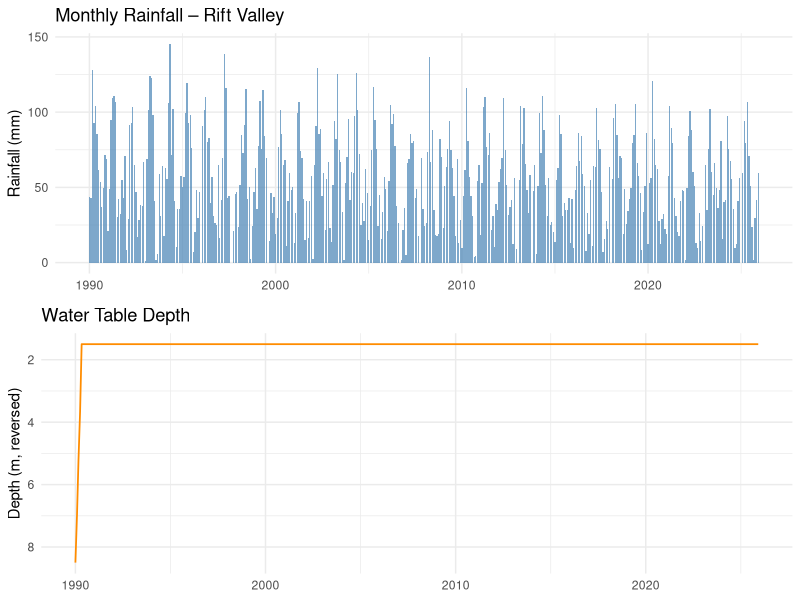
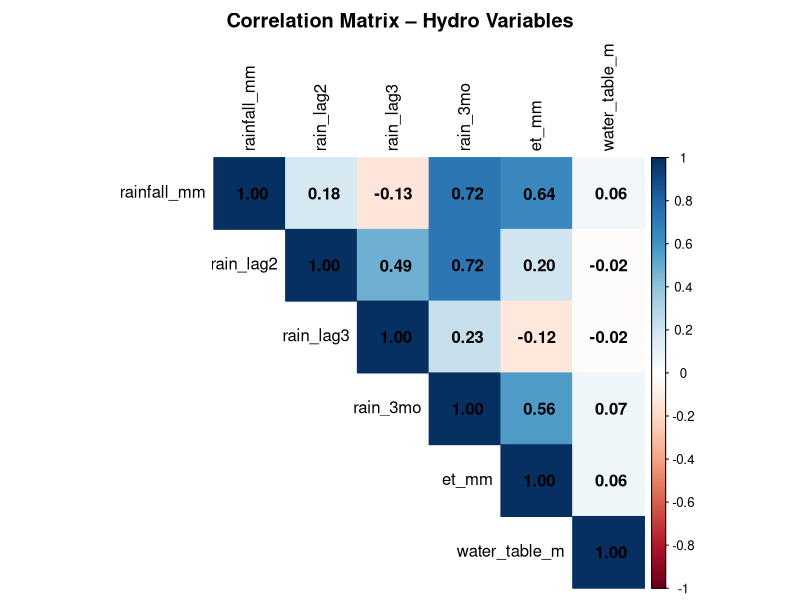
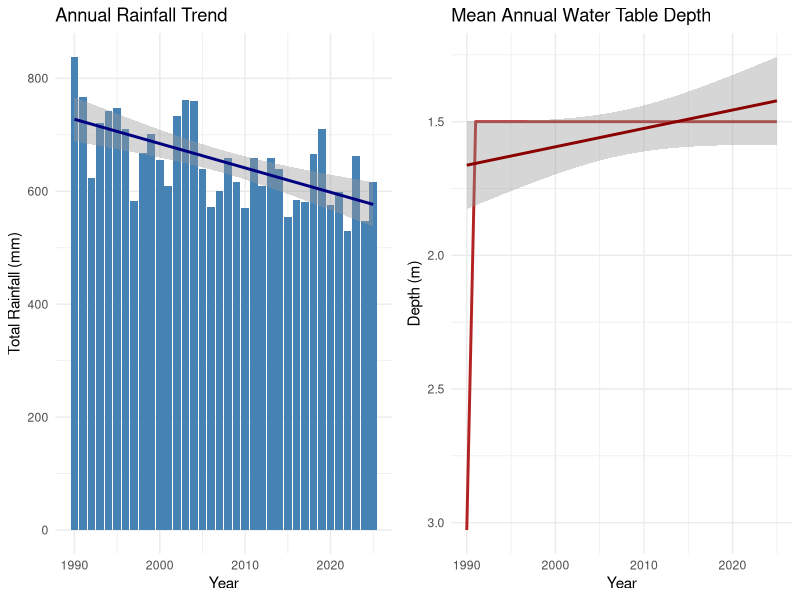
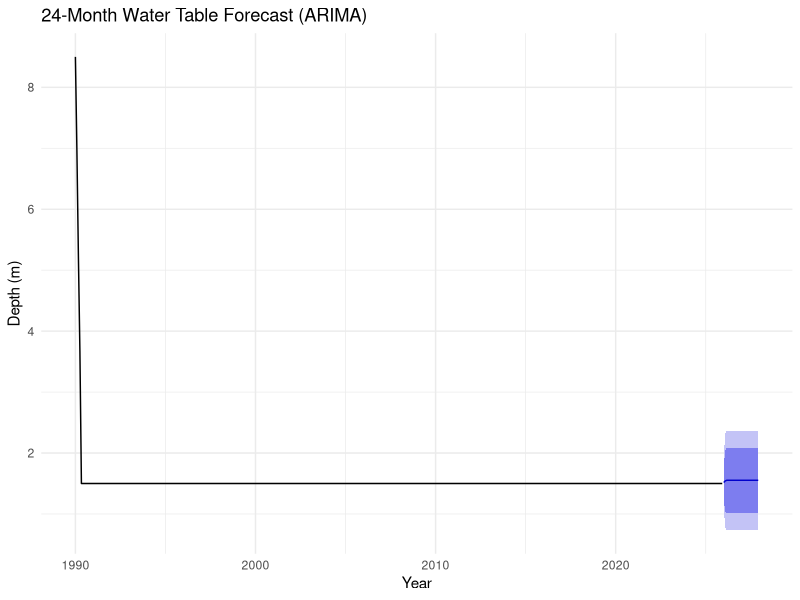

Write the R code that produced these figures, in order.
# rift-valley-hydro-analysis-20260624
# Statistical modeling of water table levels and rainfall correlation
# in the Rift Valley region

# ── 0. Dependencies ────────────────────────────────────────────────────────────
required_pkgs <- c("ggplot2", "dplyr", "tidyr", "lubridate",
                   "corrplot", "forecast", "tseries", "gridExtra")

install_if_missing <- function(pkg) {
  if (!requireNamespace(pkg, quietly = TRUE)) install.packages(pkg, repos = "https://cloud.r-project.org")
}
invisible(lapply(required_pkgs, install_if_missing))

library(ggplot2)
library(dplyr)
library(tidyr)
library(lubridate)
library(corrplot)
library(forecast)
library(tseries)
library(gridExtra)

set.seed(20260624)

# ── 1. Simulate Rift Valley hydro data (1990-2025) ─────────────────────────────
months_seq <- seq(as.Date("1990-01-01"), as.Date("2025-12-01"), by = "month")
n <- length(months_seq)

# Seasonal rainfall (mm) – bimodal East African pattern (Mar-May, Oct-Dec)
month_num <- month(months_seq)
rainfall_seasonal <- 60 + 45 * sin((month_num - 3) * pi / 5) +
                         30 * sin((month_num - 9) * pi / 4)
rainfall_trend    <- seq(0, -12, length.out = n)          # mild drying trend
rainfall_noise    <- rnorm(n, 0, 18)
rainfall          <- pmax(rainfall_seasonal + rainfall_trend + rainfall_noise, 0)

# Water table depth (m below surface) – higher depth = lower table
# Responds to rainfall with 2-month lag; long-term decline
water_table <- numeric(n)
water_table[1] <- 8.5
for (i in seq(2, n)) {
  lag_rain <- if (i > 2) rainfall[i - 2] else rainfall[1]
  water_table[i] <- 0.92 * water_table[i - 1] -
                    0.018 * lag_rain +
                    0.004 * (i / 12) +        # long-term decline
                    rnorm(1, 0, 0.25)
}
water_table <- pmax(water_table, 1.5)

# Evapotranspiration proxy (mm)
et <- 90 + 25 * sin((month_num - 1) * pi / 6) + rnorm(n, 0, 8)

hydro_df <- tibble(
  date         = months_seq,
  year         = year(months_seq),
  month        = month_num,
  rainfall_mm  = round(rainfall, 1),
  water_table_m= round(water_table, 3),
  et_mm        = round(et, 1)
) %>%
  mutate(rain_lag2 = lag(rainfall_mm, 2),
         rain_lag3 = lag(rainfall_mm, 3),
         rain_3mo  = zoo::rollmean(rainfall_mm, 3, fill = NA, align = "right"))

# ── 2. Summary statistics ──────────────────────────────────────────────────────
cat("\n=== Rift Valley Hydro Analysis ===\n")
cat(sprintf("Period      : %s to %s\n", min(hydro_df$date), max(hydro_df$date)))
cat(sprintf("Observations: %d monthly records\n", n))
cat("\n--- Rainfall (mm) ---\n")
print(summary(hydro_df$rainfall_mm))
cat("\n--- Water Table Depth (m) ---\n")
print(summary(hydro_df$water_table_m))

# ── 3. Correlation analysis ────────────────────────────────────────────────────
clean_df <- hydro_df %>% drop_na()
cor_matrix <- cor(clean_df %>% select(rainfall_mm, rain_lag2, rain_lag3,
                                       rain_3mo, et_mm, water_table_m))
cat("\n--- Pearson Correlation Matrix ---\n")
print(round(cor_matrix, 3))

# ── 4. Linear regression model ────────────────────────────────────────────────
model_lm <- lm(water_table_m ~ rain_lag2 + rain_3mo + et_mm +
                 I(as.numeric(date)),
               data = clean_df)
cat("\n--- Linear Regression Summary ---\n")
print(summary(model_lm))

# ── 5. Annual aggregation ──────────────────────────────────────────────────────
annual_df <- hydro_df %>%
  group_by(year) %>%
  summarise(total_rainfall  = sum(rainfall_mm, na.rm = TRUE),
            mean_wt         = mean(water_table_m, na.rm = TRUE),
            min_wt          = min(water_table_m, na.rm = TRUE),
            .groups = "drop")

# Pearson correlation between annual rainfall and mean water table
anno_cor <- cor.test(annual_df$total_rainfall, annual_df$mean_wt)
cat(sprintf("\nAnnual rainfall vs water-table depth: r = %.3f, p = %.4f\n",
            anno_cor$estimate, anno_cor$p.value))

# ── 6. ARIMA forecast on water table ──────────────────────────────────────────
wt_ts <- ts(hydro_df$water_table_m, start = c(1990, 1), frequency = 12)
adf_result <- adf.test(wt_ts, alternative = "stationary")
cat(sprintf("\nADF test p-value: %.4f (%s)\n", adf_result$p.value,
            ifelse(adf_result$p.value < 0.05, "stationary", "non-stationary")))

arima_fit  <- auto.arima(wt_ts, seasonal = TRUE, stepwise = TRUE, approximation = TRUE)
wt_forecast <- forecast(arima_fit, h = 24)
cat("\n--- ARIMA Model ---\n")
print(arima_fit)

# ── 7. Visualisations ─────────────────────────────────────────────────────────
dir.create("figures", showWarnings = FALSE)

# 7a. Time series overview
p1 <- ggplot(hydro_df, aes(date, rainfall_mm)) +
  geom_col(fill = "steelblue", alpha = 0.7) +
  labs(title = "Monthly Rainfall – Rift Valley", x = NULL, y = "Rainfall (mm)") +
  theme_minimal()

p2 <- ggplot(hydro_df, aes(date, water_table_m)) +
  geom_line(colour = "darkorange", linewidth = 0.6) +
  scale_y_reverse() +
  labs(title = "Water Table Depth", x = NULL, y = "Depth (m, reversed)") +
  theme_minimal()

ggsave("figures/01_timeseries.png",
       plot = grid.arrange(p1, p2, nrow = 2), width = 12, height = 7, dpi = 150)

# 7b. Correlation heatmap
png("figures/02_correlation.png", width = 800, height = 700)
corrplot(cor_matrix, method = "color", type = "upper",
         addCoef.col = "black", tl.col = "black",
         title = "Correlation Matrix – Hydro Variables", mar = c(0,0,2,0))
dev.off()

# 7c. Annual totals & water table trend
p3 <- ggplot(annual_df, aes(year, total_rainfall)) +
  geom_col(fill = "steelblue") +
  geom_smooth(method = "lm", se = TRUE, colour = "navy") +
  labs(title = "Annual Rainfall Trend", x = "Year", y = "Total Rainfall (mm)") +
  theme_minimal()

p4 <- ggplot(annual_df, aes(year, mean_wt)) +
  geom_line(colour = "firebrick", linewidth = 1) +
  geom_smooth(method = "lm", se = TRUE, colour = "darkred") +
  scale_y_reverse() +
  labs(title = "Mean Annual Water Table Depth", x = "Year", y = "Depth (m)") +
  theme_minimal()

ggsave("figures/03_annual_trends.png",
       plot = grid.arrange(p3, p4, nrow = 1), width = 12, height = 5, dpi = 150)

# 7d. ARIMA forecast plot
png("figures/04_arima_forecast.png", width = 1000, height = 500)
autoplot(wt_forecast) +
  labs(title = "24-Month Water Table Forecast (ARIMA)",
       x = "Year", y = "Depth (m)") +
  theme_minimal()
dev.off()

cat("\nAnalysis complete. Figures saved to ./figures/\n")
